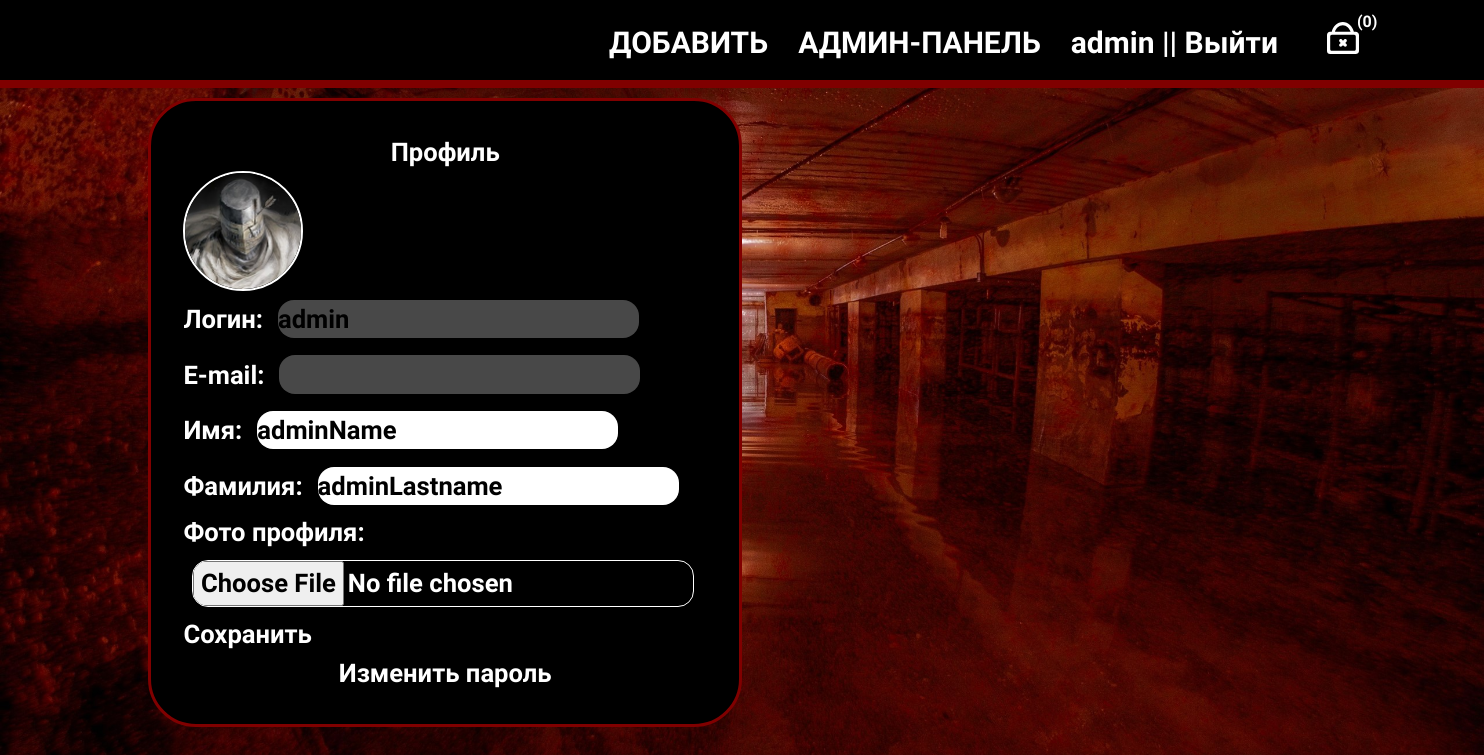
/users/profile/ (signed in), run on the app's committed database.
### users/models.py (models this page shows)
class User(AbstractUser, models.Model):
    first_name = models.CharField('Имя', null=True, max_length=30)
    last_name = models.CharField('Фамилия', null=True, max_length=30)
    photo = models.ImageField(upload_to="users/%Y/%m/%d/", blank=True, null=True, verbose_name='Фото профиля',)

### users/views.py (the view, shortened to what this page needs)
# urls.py: path('profile/', ProfileUser.as_view(), name='profile'),
class ProfileUser(LoginRequiredMixin, UpdateView):
    model = get_user_model()
    form_class = ProfileUserForm
    template_name = 'users/profile.html'
    extra_context = {
        'title':'Профиль',
        'default_img': settings.DEFAULT_USER_IMAGE,
        }
    def get_object(self, queryset=None):
        return self.request.user

### users/forms.py
class ProfileUserForm(forms.ModelForm):
    username = forms.CharField(disabled=True, label='Логин', widget=forms.TextInput(attrs={'class': 'form-input'}))
    email = forms.CharField(disabled=True, label='E-mail', widget=forms.TextInput(attrs={'class': 'form-input'}))
    class Meta:
        model = get_user_model()
        fields = ['username', 'email', 'first_name', 'last_name', 'photo']
        labels = {
            'first_name': 'Имя',
            'last_name': 'Фамилия',
        }
        widgets = {
            'first_name': forms.TextInput(attrs={'class': 'form-input'}),
            'last_name': forms.TextInput(attrs={'class': 'form-input'}),
            'photo': forms.FileInput(),
            'address': forms.Textarea(attrs={'class':'form_input',
                                             'rows':2})
        }

### orders/context_processors.py (called while the page is built)
def getting_basket_info(request):
    session_key = request.session.session_key
    if not session_key:
        request.session.cycle_key()
    products_in_basket =  ProductInBasket.objects.filter(session_key=session_key, is_active=True, order__isnull=True)
    products_amount =  products_in_basket.count()
    return locals()

### users/templates/users/profile.html (shortened to what this page needs)
{% extends 'layouts/layout.html' %}
{% load static %}
{% block content %}
<link rel="stylesheet" href="{% static 'source/css/profile.css' %}" />
<div class="profile_form">
    <h1>Профиль</h1>
    <form method="post" enctype="multipart/form-data">
        {% if user.photo %}
        <p><img class="profile_pic" src="{{ user.photo.url }}" alt=""></p>
        {% else %}
        <p><img class="profile_pic" src="{{ default_img }}" alt=""></p>
        {% endif %}
        {% for f in form %}
        <p><label class="form-label" for="{{ f.id_for_label }}">{{f.label}}: </label>{{ f }}</p>
        {% endfor %}
        <p><button type="submit">Сохранить</button></p>
    </form>
    <a href="{% url "users:password_change" %}"><button type="submit">Изменить пароль</button></a>
</div>
{% endblock %}

### home/templates/layouts/header.html (shortened to what this page needs)
{% load static %}
<header style="z-index: 10;">
    <nav class="navbar">
        <ul class="navlinks">
            <div class="menu">
                <div class="ssilki" >
                    {% if user.is_authenticated %}
                        {% if user.is_superuser %}
                        <li>
                            <a href="{% url "catalog:add" %}">ДОБАВИТЬ</a>
                        </li>
                        <li>
                            <a href="{% url "admin:index" %}">АДМИН-ПАНЕЛЬ</a>
                        </li>
                        {% endif %}
                        <li>
                            <a href="{% url "users:profile" %}">
                                {{user.username}} |
                            </a>
                            <a href="{% url "users:logout" %}">
                                <form method="post" action="{% url 'users:logout' %}">
                                    <button type="submit">
                                        | Выйти
                                    </button>
                                </form>
                            </a>
                        </li>
                    {% else %}
                        <li>
                            <a href="{% url "users:login" %}">Войти |</a><a href="{% url "users:register" %}">| Регистрация</a>
                        </li>
                    {% endif %}
                </div>
                <li>
                    <div class="basket-container">
                        <a class="basket-button" href="#"><img id="svg" src="{% static 'source/img/icon/cart.svg' %}" alt="">
                            <span id="basket_products_amount">
                                    {% if products_amount %}
                                        ({{ products_amount }})
                                    {% else %}
                                        (0)
                                    {% endif %}
                            </span>
                        </a>
                    </div>
                </li>
            </div>
        </ul>
    </nav>
</header>

### home/static/source/css/header.css (style rules this page uses)
html { overflow-x: hidden; scrollbar-color: maroon black; scrollbar-width: thin; }
body { font-family: url(..static/source/font/AlumniSansPinstripe-Regular.ttf); font-family: Alumni Sans Pinstripe; font-size: 30px; font-weight: bold; min-width: 320px; max-width: 100vw; max-height: 100vh; z-index: 0; }
header { border: 0px solid transparent; position: sticky; top: 0; border-bottom: 1rex; max-width: 100vw; max-height: 100vh; }
a { text-decoration: none; color: white; }
li { list-style: none; display: flex; }
.navbar { display: flex; align-items: center; justify-content: space-evenly; padding: 1rem; background-color: black; border-bottom-width: 1rex; border-color: maroon; color: white; max-width: 100vw; min-width: 100vw; }
.menu { display: flex; font-size: 30px; position: relative; right: -5rem; }
.menu li { padding: 0px 15px; position: relative; transition: all 0.3s; bottom: -2px; }
#svg { transition: all 0.3s; position: relative; bottom: -2px; width: 2rem; }
.basket-container { position: absolute; transition: all 0s; width: 2rem; right: -36px; }
.ssilki { display: flex; float: right; }

### users/static/source/css/profile.css (style rules this page uses)
.profile_form { border-radius: 3rem; border-color: maroon; border-width: 0.4rex; background-color: black; color: white; display: flex; flex-direction: column; flex-wrap: wrap; width: 40%; padding: 2rem; font-size: 1.6rem; place-items: center; position: relative; left: 10%; top: 10px; }
.profile_form input { border-radius: 1rem; margin: 1rex; color: black; }
.profile_form button { border-radius: 1rem; padding: 0.6rex, 1rem; position: relative; transition: all 0.3s; }
.profile_form .profile_pic { width: 120px; height: 120px; border-radius: 100%; border-color: white; border-width: 2px; }
#id_photo { color: white; border-color: white; border-width: 0.1rex; }

### data on the page
User: username "admin", form "admin" "adminName" "adminLastname"

### other printed values
{{ f.label }} "Логин" "E-mail" "Имя" "Фамилия" "Фото профиля"
